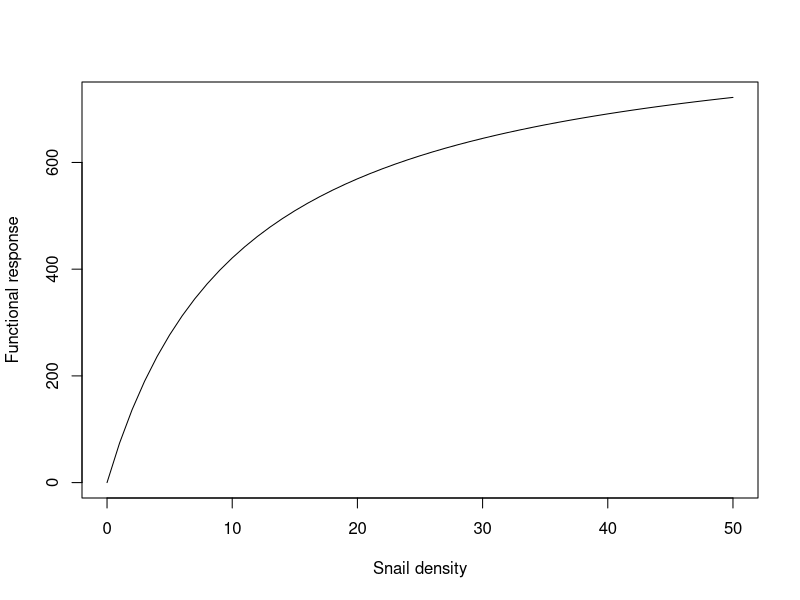

Recreate this plot in R.
## Modeling functional response of prawn on different size classes of snails

## To-do list:
  # Refit attack rate and handling time functions (EDIT: see new ones below)
  # Resolve scale issue
  # Get the shape of the curve right in single-class and mixed-class populations
  # Integrate into dynamic model

predation = function(P, P.L, N1, N2, N3) {
  
  N = N1 + N2 + N3
  
  P.bm = (0.096868*(P.L/10)^3.2944)/10 # Prawn length (mm) to weight (g) conversion,
                                       # based on Lalrisanga et al. 2012 (for M. rosenbergii)
  
  N1.bm = 0.187178454*0.4^2.536764792 # 4mm size class; length-to-weight conversion based on fitting allometric equation to Sanna's data on B. glabrata
  N2.bm = 0.187178454*0.8^2.536764792 # 8mm size class
  N3.bm = 0.187178454*1.2^2.536764792 # 12mm size class
                                      # Alternative polynomial function: 0.3124*x^2 - 0.1205*x
  
  # Ratios of prawn-to-snail biomass
  rps1 = P.bm / N1.bm
  rps2 = P.bm / N2.bm
  rps3 = P.bm / N3.bm
  
  # Attack rates as a function of biomass ratio
  alpha1 = 0.037192*rps1 # Alternative function: 1+0.03*rps
  alpha2 = 0.037192*rps2
  alpha3 = 0.037192*rps3
  
  # Handling times as a function of biomass ratio
  handle1 = 1/(0.40450*rps1) # Alternative function: 0.53623*exp(-0.05167*rps)
  handle2 = 1/(0.40450*rps2)
  handle3 = 1/(0.40450*rps3)
  
  # Preference variables, currently ignoring these
  gam1 = 1 #1/3 + 0.5*exp(-0.15*P.bm)
  gam3 = 1 #1/3*exp(-12*exp(-0.2*P.bm))
  gam2 = 1 #1 - gam1 - gam3
  
  # Adjusted preference variables, currently ignoring these
  # gam_star1 = gam1*(N1/N) / (gam1*(N1/N) + gam2*(N2/N) + gam3*(N3/N))
  # gam_star2 = gam2*(N2/N) / (gam1*(N1/N) + gam2*(N2/N) + gam3*(N3/N))
  # gam_star3 = gam3*(N3/N) / (gam1*(N1/N) + gam2*(N2/N) + gam3*(N3/N))
  
  # Size-class specific functional responses
  psi1 = (P*alpha1*gam1*N1) / (1+sum(alpha1*handle1*gam1*N1,
                                     alpha2*handle2*gam2*N2,
                                     alpha3*handle3*gam3*N3))
  
  psi2 = (P*alpha2*gam2*N2) / (1+sum(alpha1*handle1*gam1*N1,
                                     alpha2*handle2*gam2*N2,
                                     alpha3*handle3*gam3*N3))
  
  psi3 = (P*alpha3*gam3*N3) / (1+sum(alpha1*handle1*gam1*N1,
                                     alpha2*handle2*gam2*N2,
                                     alpha3*handle3*gam3*N3))
  
  # Aggregate functional response
  psi = psi1+psi2+psi3
  
  return(list("psi1"=psi1, "psi2"=psi2, "psi3"=psi3, "psi"=psi))
}

# Plot functional response for a given prawn size and snail population
x = c(0:50)
fr = numeric(length = length(x))
for (i in x) {
  pred = predation(P = 1, P.L = 125, N1 = i, N2 = 0, N3 = 0)
  fr[i+1] = pred$psi
}
plot(x, fr, type="l", xlab = "Snail density", ylab = "Functional response")



